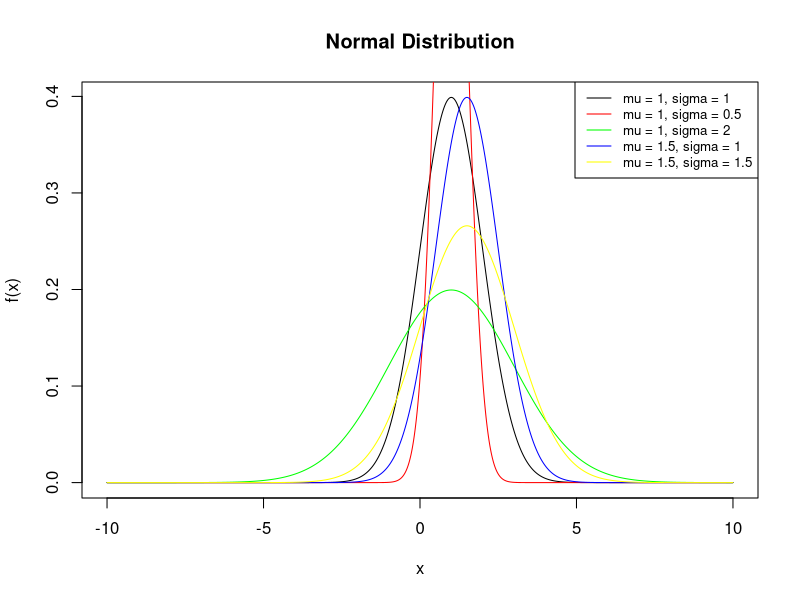

Generate this figure with R:
rm(list = ls())
# par(mfrow = c(2,2))

#function of normal distrubution
ND <- function(x, mu, si) {
  return((1 / (si * sqrt(2 * pi))) * exp(-((x - mu) ^ 2) / (2 * si ^ 2)))
}

x <- seq(-10, 10, 0.001)

#plotting the function for mu = 1, 1, 1, 1.5, 1.5 and sigma = 1, 05, 2, 1, 1.5
plot(x, ND(x, 1, 1), type = "l", xlab = "x", ylab = "f(x)", main = "Normal Distribution")
lines(x, ND(x, 1, 0.5), col = "red")
lines(x, ND(x, 1, 2), col = "green")
lines(x, ND(x, 1.5, 1), col = "blue")
lines(x, ND(x, 1.5, 1.5), col = "yellow")
legend("topright", legend = c("mu = 1, sigma = 1", "mu = 1, sigma = 0.5", "mu = 1, sigma = 2", "mu = 1.5, sigma = 1", "mu = 1.5, sigma = 1.5"), col = c("black", "red", "green", "blue", "yellow"), lty = 1, cex = 0.8)
